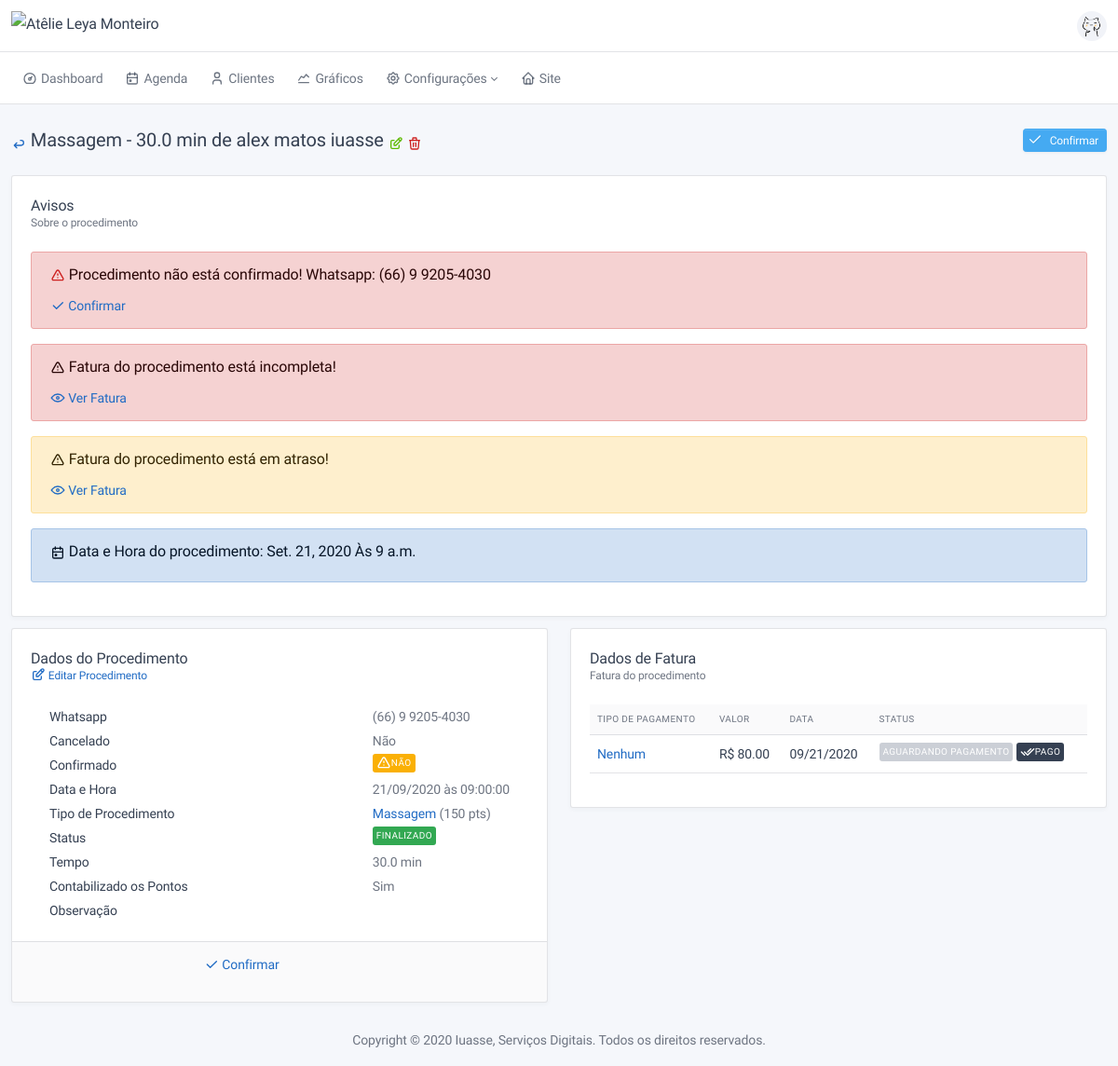
/service/2/2/profile/ (signed in), run on the app's committed database.
### service/models.py (models this page shows, shortened)
class OrderOfService(BaseModel):
    type_of_service = models.ForeignKey("config.TypeOfService", verbose_name="Procedimento", on_delete=models.SET_NULL,
                                        null=True)
    status = models.ForeignKey("config.StatusService", verbose_name="Status", on_delete=models.PROTECT)
    finished = models.BooleanField("finalizado", default=False)
    counted = models.BooleanField("contabilizado", default=False, help_text="Procedimento já foi contabilizado?")
    confirmed = models.BooleanField("confirmado", default=False, help_text="Procedimento foi confirmado?")
    canceled = models.BooleanField("cancelado", default=False, help_text="Procedimento foi cancelado?")
    date = models.DateField("Data", default=timezone.localtime(timezone.now()))
    time = models.TimeField("Hora", default=timezone.localtime(timezone.now()))
    observation = models.TextField("observação", blank=True)
    customer = models.ForeignKey(User, verbose_name="Cliente", on_delete=models.CASCADE, blank=True, null=True)
    def get_back_url(self):
        return self.customer.profile.get_back_url_child_admin()
    def get_delete_url(self):
        return reverse(self.get_reverse_delete, kwargs={'cpk': self.customer.pk, 'pk': self.pk})
    def get_edit_url(self):
        return reverse(self.get_reverse_edit, kwargs={'cpk': self.customer.pk, 'pk': self.pk})
    def get_confirmed_url(self):
        return reverse('service:admin:confirm', kwargs={'pk': self.pk, 'flag': 0})
    def get_full_name(self):
        return f"{self.type_of_service} de {self.customer.profile.get_full_name()}"
    def get_confirmed_html(self):
        return settings.ICON_CONFIRMED if self.confirmed else settings.ICON_NOT_CONFIRMED
    def get_date_html(self):
        return f"Hoje às {self.time} <span class='text-info'>{ICON_CALENDAR}</span>" if self.date == date.today() \
            else f"{self.date.strftime('%d/%m/%Y')} às {self.time}"
    def get_status_html(self):
        return f"<span class='badge' style='background-color: {self.status.contextual};'>{self.status}</span>"
    def get_dict_data(self):
        return {
            'Whatsapp': self.customer.profile.whatsapp,
            'Cancelado': "Sim" if self.canceled else "Não",
            'Confirmado': mark_safe(self.get_confirmed_html),
            'Data e Hora': mark_safe(self.get_date_html()),
            'Tipo de Procedimento': mark_safe(self.type_of_service.to_html),
            'Status': mark_safe(self.get_status_html()),
            'Tempo': f'{self.type_of_service.time} min',
            'Contabilizado os Pontos': "Sim" if self.counted else "Não",
            'Observação': self.observation,
        }
    def is_invoice_not_completed(self):
        return self.invoice.type_of_payment is None
    def is_without_invoice(self):
        return self.invoice is None
    def is_past_date_invoice(self):
        return self.invoice.date < date.today() and self.invoice.status.pk != settings.STATUS_PAYMENT_SUCCESS

### config/models.py (models this page shows, shortened)
class BaseConfigModel(BaseModel):
    name = models.CharField("nome", max_length=128)
    def __str__(self):
        return self.name
    class Meta:
        abstract = True
    def get_edit_url(self):
        return reverse_lazy(f'{self._meta.app_label}:{self._meta.model_name}:edit', kwargs={'pk': self.pk})

class TypeOfService(BaseConfigModel):
    contextual = models.CharField("cor", default="#ffffff", max_length=7,
                                  help_text="Escolha uma cor para representar esse procedimento!")
    time = models.FloatField("tempo", default=30, help_text="Coloque o tempo em minutos, ex.: 1hr = 60min")
    value = models.DecimalField("Valor", max_digits=11, decimal_places=2, default=0,
                                help_text="Valor do procedimento, ele será usado para auto preenchimento de alguns "
                                          "campos!")
    rewarded_points = models.IntegerField("pontos ganhos", default=0)
    description = models.TextField("Descrição", blank=True, help_text="Usado no site para descrever o procedimento")
    image = models.ImageField("Foto", upload_to='images/', help_text="Foto representando o procedimento.",
                              blank=True, null=True)
    def __str__(self):
        return f"{self.name} - {self.time} min"
    def to_html(self):
        return f"<a href={self.get_edit_url()}>{self.name}</a> (<span data-countup>{self.rewarded_points}</span> pts)"

class StatusPayment(BaseConfigModel):
    contextual = models.CharField("cor", default="#ffffff", max_length=7,
                                  help_text="Escolha uma cor para representar esse status")

### users/models.py (models this page shows, shortened)
class Profile(BaseModel):
    name = models.CharField("nome completo", max_length=150)
    birth_date = models.DateField('data de nascimento', blank=True, null=True, help_text="Informe uma data válida!")
    whatsapp = models.CharField('whatsapp', max_length=16, help_text="Esse será o número usado para contato!")
    total_of_points = models.IntegerField(default=0, verbose_name='Total de pontos')
    user = models.OneToOneField(User, on_delete=models.CASCADE)
    def get_full_name(self):
        return self.name
    def get_back_url_child_admin(self):
        return reverse('users:admin:profile', kwargs={'pk': self.pk})

### financial/models.py (models this page shows, shortened)
class Invoice(BaseModel):
    order_of_service = models.OneToOneField("service.OrderOfService", verbose_name="Procedimento",
                                            on_delete=models.CASCADE, null=True, blank=True,
                                            help_text="Procedimento a qual esse lançamento pertence.")
    type_of_payment = models.ForeignKey("config.TypeOfPayment", verbose_name="Tipo de Pagamento", null=True,
                                        on_delete=models.PROTECT, help_text="Qual foi o tipo de pagamento?")
    status = models.ForeignKey("config.StatusPayment", verbose_name="Status", on_delete=models.PROTECT, null=True)
    value = models.DecimalField("Valor", max_digits=11, decimal_places=2, help_text="O valor que foi pago.")
    date = models.DateField("Data", default=now, help_text="Data do pagamento.")
    observation = models.TextField("Observação", blank=True, null=True)
    def get_edit_url(self):
        return reverse(self.get_reverse_edit, kwargs={'spk': self.order_of_service.pk, 'pk': self.pk})
    def get_success_url(self):
        return reverse('financial:invoice:success', kwargs={'pk': self.pk})
    def get_is_success(self):
        return self.status.pk == settings.STATUS_PAYMENT_SUCCESS

### service/views.py (the view)
# urls.py: path('<int:cpk>/<int:pk>/profile/', profile_order_of_service, name='profile'),
@login_required
@staff_member_required()
@require_http_methods(["GET"])
@permission_required('service.view_orderofservice', raise_exception=True)
def profile_order_of_service(request, cpk, pk):
    return render(request, 'service/profile.html', {'obj': OrderOfService.objects.get(pk=pk)})

### base/models.py (called while the page is built)
    @property
    def get_reverse_delete(self):
        return '{}:{}:delete'.format(self._meta.app_label, self._meta.model_name)

    @property
    def get_reverse_edit(self):
        return '{}:{}:edit'.format(self._meta.app_label, self._meta.model_name)

### frontend/templates/service/profile.html (shortened to what this page needs)
{% extends '../base/profile.html' %}
{% block page_header_actions %}
{% if not obj.confirmed %}
<a class="btn btn-sm btn-info d-none d-sm-inline-block" data-toggle="tooltip"
   href="{{obj.get_confirmed_url}}" title="{{TOOLTIP_SERVICE_CONFIRM}}">
    {{ICON_CHECK|safe}}
    Confirmar
</a>
{% endif %}
{% endblock %}
{% block profile_content %}
<div class="card">
    <div class="card-body">
        <div class="card-title">Avisos</div>
        <div class="card-subtitle">Sobre o procedimento</div>
        {% if not obj.confirmed %}
        <div class="col-md-12">
            <div class="alert alert-danger">
                <h3>
                    <span class="text-danger">{{ICON_TRIANGLE_ALERT|safe}}</span>
                    Procedimento não está confirmado! Whatsapp: {{obj.customer.profile.whatsapp}}
                </h3>
                <a data-toggle="tooltip" href="{{obj.get_confirmed_url}}" title="{{TOOLTIP_SERVICE_CONFIRM}}">
                    {{ICON_CHECK|safe}}
                    Confirmar
                </a>
            </div>
        </div>
        {% endif %}
        {% if obj.is_invoice_not_completed %}
        <div class="col-md-12">
            <div class="alert alert-danger">
                <h3>
                    {{ICON_TRIANGLE_ALERT|safe}}
                    Fatura do procedimento está incompleta!
                </h3>
                <a data-toggle="tooltip" href="{{obj.invoice.get_edit_url}}" title="{{TOOLTIP_SEE_INVOICE}}">
                    {{ICON_EYE|safe}}
                    Ver Fatura
                </a>
            </div>
        </div>
        {% endif %}
        {% if obj.is_past_date_invoice %}
        <div class="col-md-12">
            <div class="alert alert-warning">
                <h3>
                    {{ICON_TRIANGLE_ALERT|safe}}
                    Fatura do procedimento está em atraso!
                </h3>
                <a data-toggle="tooltip" href="{{obj.invoice.get_edit_url}}" title="{{TOOLTIP_SEE_INVOICE}}">
                    {{ICON_EYE|safe}}
                    Ver Fatura
                </a>
            </div>
        </div>
        {% endif %}
        <div class="col-md-12">
            <div class="alert alert-primary">
                <h3>
                    {{ICON_CALENDAR|safe}}
                    Data e Hora do procedimento: {{obj.date}} Às {{obj.time}}
                </h3>
            </div>
        </div>
    </div>
</div>
<div class="row">
    <div class="col-md-6">
        <div class="card">
            <div class="card-body">
                <h3 class="card-title">Dados do Procedimento</h3>
                <div class="card-subtitle">
                    <a href="{{obj.get_edit_url}}">{{ICON_EDIT|safe}} Editar Procedimento</a>
                </div>
                <div class="table-responsive">
                    <table class="card-table table-hover">
                        {% for k, v in obj.get_dict_data.items %}
                        <tr>
                            <td class="w-100">{{k}}</td>
                            <td class="text-nowrap text-muted">{{v|default_if_none:""}}</td>
                        </tr>
                        {% endfor %}
                    </table>
                </div>
            </div>
            <div class="card-footer">
                <div class="row">
                    <div class="col">
                    </div>
                    <div class="col">
                        {% if not obj.confirmed %}
                        <p>
                            <a data-toggle="tooltip" href="{{obj.get_confirmed_url}}"
                               title="{{TOOLTIP_SERVICE_CONFIRM}}">
                                {{ICON_CHECK|safe}}
                                Confirmar
                            </a>
                        </p>
                        {% endif %}
                    </div>
                    <div class="col">
                    </div>
                </div>
            </div>
        </div>
    </div>
    <div class="col-md-6">
        <div class="card">
            <div class="card-body">
                <h3 class="card-title">Dados de Fatura</h3>
                <div class="card-subtitle">Fatura do procedimento</div>
                {% if obj.invoice %}
                <div class="table-responsive">
                    <table class="table table-hover table-striped">
                        <thead>
                        <tr>
                            <th>Tipo de Pagamento</th>
                            <th>Valor</th>
                            <th>Data</th>
                            <th>Status</th>
                        </tr>
                        </thead>
                        <tr>
                            <td>
                                <a href="{{obj.invoice.get_edit_url}}">
                                    {{obj.invoice.type_of_payment|default_if_none:"Nenhum"}}
                                </a>
                            </td>
                            <td>R$ {{obj.invoice.value}}</td>
                            <td>{{obj.invoice.date|date:"SHORT_DATE_FORMAT"}}</td>
                            <td>
                                <span class="badge" style="background-color: {{s.status.contextual}};">
                                    {{obj.invoice.status|default_if_none:"Nenhum"}}
                                </span>
                                {% if not obj.invoice.get_is_success %}
                                <a data-toggle="tooltip" href="{{obj.invoice.get_success_url}}"
                                   title="{{TOOLTIP_PAYMENT_PAY}}">
                                    <span class="badge bg-dark">{{ICON_DOUBLE_CHECK|safe}} Pago</span>
                                </a>
                                {% endif %}
                            </td>
                        </tr>
                    </table>
                </div>
                {% endif %}
            </div>
        </div>
    </div>
</div>
{% endblock %}

### frontend/templates/base/profile.html
{% extends 'base.html' %}
{% block content %}
<div class="container-xl">
    <div class="page-header">
        <div class="row align-items-center">
            <div class="col-auto">
                <h2 class="page-title">
                    <a data-toggle="tooltip" href="{{obj.get_back_url}}" title="Voltar">
                        <span class="text-primary">{{ICON_ARROW_BACK|safe}}</span>
                    </a>
                    {{obj.get_full_name}}
                    <a data-toggle="tooltip" href="{{obj.get_edit_url}}" title="Editar">
                        <span class="text-success">{{ICON_EDIT|safe}}</span>
                    </a>
                    <a data-toggle="tooltip" href="{{obj.get_delete_url}}" title="Deletar">
                        <span class="text-danger">{{ICON_DELETE|safe}}</span>
                    </a>
                </h2>
            </div>
            <div class="col-auto ml-auto d-print-none">
                {% block page_header_actions %}{% endblock %}
            </div>
        </div>
    </div>
    {% block profile_content %}{% endblock %}
</div>
{% endblock %}

### frontend/templates/base.html (style rules this page uses)
body { display: none; }

### data on the page
OrderOfService: get_full_name "Massagem - 30.0 min de alex matos iuasse", customer.profile.whatsapp "(66) 9 9205-4030", date "Set. 21, 2020", time "9 a.m.", canceled False (drawn), get_dict_data "NÃO", invoice.type_of_payment "Nenhum", invoice.value "80.00", invoice "09/21/2020", invoice.status "AGUARDANDO PAGAMENTO"
Profile: get_dict_data "(66) 9 9205-4030"
TypeOfService: get_dict_data "Massagem ( 150 pts)"

### other printed values
{{ k }} "Whatsapp" "Cancelado" "Confirmado" "Data e Hora" "Tipo de Procedimento" "Status" "Tempo" "Contabilizado os Pontos" "Observação"
{{ v|default_if_none:"" }} "Não" "21/09/2020 às 09:00:00" "FINALIZADO" "30.0 min" "Sim"
